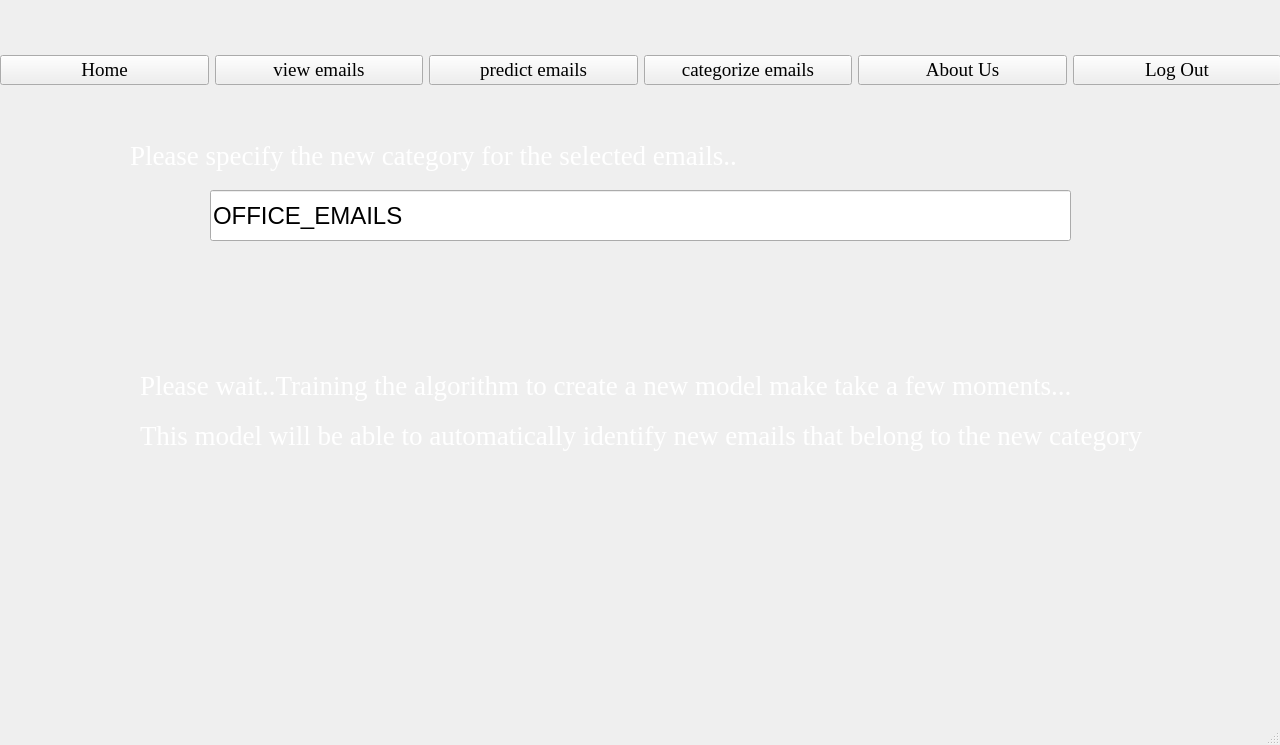
<?xml version="1.0" encoding="UTF-8"?>
<ui version="4.0">
 <class>MainWindow</class>
 <widget class="QMainWindow" name="MainWindow">
  <property name="geometry">
   <rect>
    <x>0</x>
    <y>0</y>
    <width>1280</width>
    <height>745</height>
   </rect>
  </property>
  <property name="minimumSize">
   <size>
    <width>1280</width>
    <height>720</height>
   </size>
  </property>
  <property name="windowTitle">
   <string>skeleton</string>
  </property>
  <widget class="QWidget" name="centralwidget">
   <widget class="QLabel" name="label">
    <property name="geometry">
     <rect>
      <x>0</x>
      <y>0</y>
      <width>1280</width>
      <height>720</height>
     </rect>
    </property>
    <property name="text">
     <string/>
    </property>
    <property name="pixmap">
     <pixmap>../images/msi_990fxa.jpg</pixmap>
    </property>
   </widget>
   <widget class="QWidget" name="horizontalLayoutWidget">
    <property name="geometry">
     <rect>
      <x>0</x>
      <y>0</y>
      <width>1281</width>
      <height>141</height>
     </rect>
    </property>
    <layout class="QHBoxLayout" name="horizontalLayout_2">
     <item>
      <widget class="QPushButton" name="home">
       <property name="font">
        <font>
         <family>Times New Roman</family>
         <pointsize>14</pointsize>
         <weight>50</weight>
         <bold>false</bold>
        </font>
       </property>
       <property name="text">
        <string>Home</string>
       </property>
      </widget>
     </item>
     <item>
      <widget class="QPushButton" name="t1">
       <property name="font">
        <font>
         <family>Times New Roman</family>
         <pointsize>14</pointsize>
         <weight>50</weight>
         <bold>false</bold>
        </font>
       </property>
       <property name="text">
        <string>view emails</string>
       </property>
      </widget>
     </item>
     <item>
      <widget class="QPushButton" name="t2">
       <property name="font">
        <font>
         <family>Times New Roman</family>
         <pointsize>14</pointsize>
         <weight>50</weight>
         <bold>false</bold>
        </font>
       </property>
       <property name="text">
        <string>predict emails</string>
       </property>
      </widget>
     </item>
     <item>
      <widget class="QPushButton" name="t3">
       <property name="font">
        <font>
         <family>Times New Roman</family>
         <pointsize>14</pointsize>
         <weight>50</weight>
         <bold>false</bold>
        </font>
       </property>
       <property name="text">
        <string>categorize emails</string>
       </property>
      </widget>
     </item>
     <item>
      <widget class="QPushButton" name="aboutus">
       <property name="font">
        <font>
         <family>Times New Roman</family>
         <pointsize>14</pointsize>
         <weight>50</weight>
         <bold>false</bold>
        </font>
       </property>
       <property name="text">
        <string>About Us</string>
       </property>
      </widget>
     </item>
     <item>
      <widget class="QPushButton" name="logout">
       <property name="font">
        <font>
         <family>Times New Roman</family>
         <pointsize>14</pointsize>
         <weight>50</weight>
         <bold>false</bold>
        </font>
       </property>
       <property name="text">
        <string>Log Out</string>
       </property>
      </widget>
     </item>
    </layout>
   </widget>
   <widget class="QLabel" name="label_2">
    <property name="geometry">
     <rect>
      <x>130</x>
      <y>140</y>
      <width>971</width>
      <height>31</height>
     </rect>
    </property>
    <property name="palette">
     <palette>
      <active>
       <colorrole role="WindowText">
        <brush brushstyle="SolidPattern">
         <color alpha="255">
          <red>255</red>
          <green>255</green>
          <blue>255</blue>
         </color>
        </brush>
       </colorrole>
       <colorrole role="Text">
        <brush brushstyle="SolidPattern">
         <color alpha="255">
          <red>0</red>
          <green>0</green>
          <blue>0</blue>
         </color>
        </brush>
       </colorrole>
      </active>
      <inactive>
       <colorrole role="WindowText">
        <brush brushstyle="SolidPattern">
         <color alpha="255">
          <red>255</red>
          <green>255</green>
          <blue>255</blue>
         </color>
        </brush>
       </colorrole>
       <colorrole role="Text">
        <brush brushstyle="SolidPattern">
         <color alpha="255">
          <red>0</red>
          <green>0</green>
          <blue>0</blue>
         </color>
        </brush>
       </colorrole>
      </inactive>
      <disabled>
       <colorrole role="WindowText">
        <brush brushstyle="SolidPattern">
         <color alpha="255">
          <red>120</red>
          <green>120</green>
          <blue>120</blue>
         </color>
        </brush>
       </colorrole>
       <colorrole role="Text">
        <brush brushstyle="SolidPattern">
         <color alpha="255">
          <red>120</red>
          <green>120</green>
          <blue>120</blue>
         </color>
        </brush>
       </colorrole>
      </disabled>
     </palette>
    </property>
    <property name="font">
     <font>
      <family>Times New Roman</family>
      <pointsize>20</pointsize>
     </font>
    </property>
    <property name="text">
     <string>Please specify the new category for the selected emails..</string>
    </property>
   </widget>
   <widget class="QLineEdit" name="lineEdit">
    <property name="geometry">
     <rect>
      <x>210</x>
      <y>190</y>
      <width>861</width>
      <height>51</height>
     </rect>
    </property>
    <property name="font">
     <font>
      <pointsize>18</pointsize>
     </font>
    </property>
    <property name="text">
     <string>OFFICE_EMAILS</string>
    </property>
   </widget>
   <widget class="QLabel" name="label_3">
    <property name="geometry">
     <rect>
      <x>140</x>
      <y>370</y>
      <width>971</width>
      <height>31</height>
     </rect>
    </property>
    <property name="palette">
     <palette>
      <active>
       <colorrole role="WindowText">
        <brush brushstyle="SolidPattern">
         <color alpha="255">
          <red>255</red>
          <green>255</green>
          <blue>255</blue>
         </color>
        </brush>
       </colorrole>
       <colorrole role="Text">
        <brush brushstyle="SolidPattern">
         <color alpha="255">
          <red>0</red>
          <green>0</green>
          <blue>0</blue>
         </color>
        </brush>
       </colorrole>
      </active>
      <inactive>
       <colorrole role="WindowText">
        <brush brushstyle="SolidPattern">
         <color alpha="255">
          <red>255</red>
          <green>255</green>
          <blue>255</blue>
         </color>
        </brush>
       </colorrole>
       <colorrole role="Text">
        <brush brushstyle="SolidPattern">
         <color alpha="255">
          <red>0</red>
          <green>0</green>
          <blue>0</blue>
         </color>
        </brush>
       </colorrole>
      </inactive>
      <disabled>
       <colorrole role="WindowText">
        <brush brushstyle="SolidPattern">
         <color alpha="255">
          <red>120</red>
          <green>120</green>
          <blue>120</blue>
         </color>
        </brush>
       </colorrole>
       <colorrole role="Text">
        <brush brushstyle="SolidPattern">
         <color alpha="255">
          <red>120</red>
          <green>120</green>
          <blue>120</blue>
         </color>
        </brush>
       </colorrole>
      </disabled>
     </palette>
    </property>
    <property name="font">
     <font>
      <family>Times New Roman</family>
      <pointsize>20</pointsize>
     </font>
    </property>
    <property name="text">
     <string>Please wait..Training the algorithm to create a new model make take a few moments...</string>
    </property>
   </widget>
   <widget class="QLabel" name="label_4">
    <property name="geometry">
     <rect>
      <x>140</x>
      <y>420</y>
      <width>1021</width>
      <height>31</height>
     </rect>
    </property>
    <property name="palette">
     <palette>
      <active>
       <colorrole role="WindowText">
        <brush brushstyle="SolidPattern">
         <color alpha="255">
          <red>255</red>
          <green>255</green>
          <blue>255</blue>
         </color>
        </brush>
       </colorrole>
       <colorrole role="Text">
        <brush brushstyle="SolidPattern">
         <color alpha="255">
          <red>0</red>
          <green>0</green>
          <blue>0</blue>
         </color>
        </brush>
       </colorrole>
      </active>
      <inactive>
       <colorrole role="WindowText">
        <brush brushstyle="SolidPattern">
         <color alpha="255">
          <red>255</red>
          <green>255</green>
          <blue>255</blue>
         </color>
        </brush>
       </colorrole>
       <colorrole role="Text">
        <brush brushstyle="SolidPattern">
         <color alpha="255">
          <red>0</red>
          <green>0</green>
          <blue>0</blue>
         </color>
        </brush>
       </colorrole>
      </inactive>
      <disabled>
       <colorrole role="WindowText">
        <brush brushstyle="SolidPattern">
         <color alpha="255">
          <red>120</red>
          <green>120</green>
          <blue>120</blue>
         </color>
        </brush>
       </colorrole>
       <colorrole role="Text">
        <brush brushstyle="SolidPattern">
         <color alpha="255">
          <red>120</red>
          <green>120</green>
          <blue>120</blue>
         </color>
        </brush>
       </colorrole>
      </disabled>
     </palette>
    </property>
    <property name="font">
     <font>
      <family>Times New Roman</family>
      <pointsize>20</pointsize>
     </font>
    </property>
    <property name="text">
     <string>This model will be able to automatically identify new emails that belong to the new category</string>
    </property>
   </widget>
  </widget>
  <widget class="QMenuBar" name="menubar">
   <property name="geometry">
    <rect>
     <x>0</x>
     <y>0</y>
     <width>1280</width>
     <height>21</height>
    </rect>
   </property>
  </widget>
  <widget class="QStatusBar" name="statusbar"/>
 </widget>
 <resources/>
 <connections/>
</ui>
